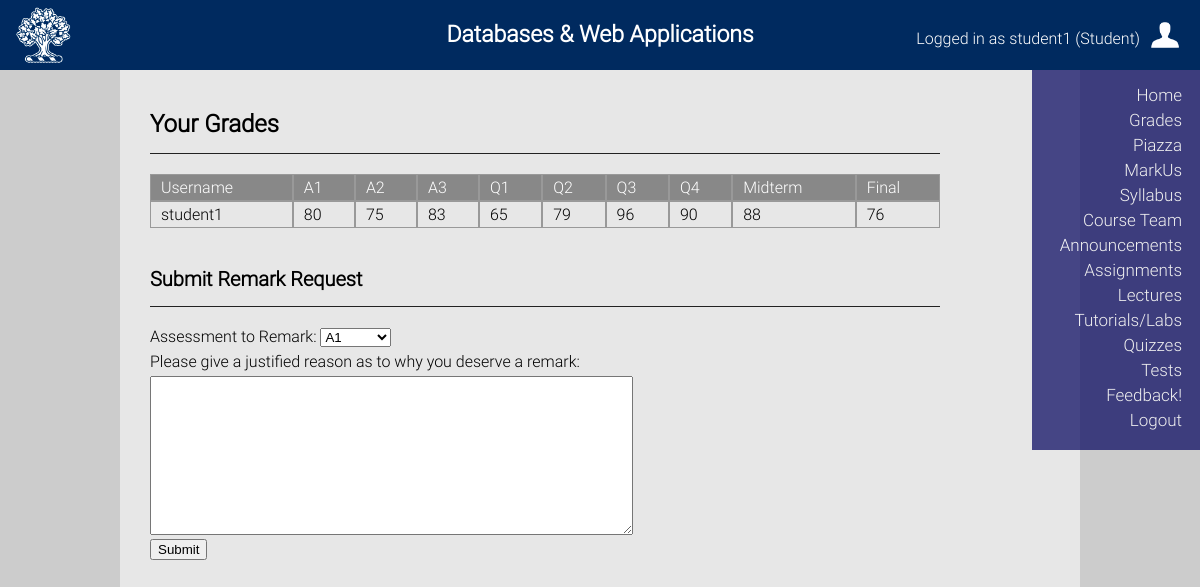
The page /grades (signed in) on the database its author committed.
### tables this page shows
CREATE TABLE "grades" (
	`username`	TEXT UNIQUE,
	`a1`	INTEGER,
	`a2`	INTEGER,
	`a3`	INTEGER,
	`q1`	INTEGER,
	`q2`	INTEGER,
	`q3`	INTEGER,
	`q4`	INTEGER,
	`midterm`	INTEGER,
	`final`	INTEGER,
	PRIMARY KEY(`username`)
);

### app.py (the view, shortened to what this page needs)
@app.route('/grades', methods=['GET', 'POST'])
def grades():
    if 'username' not in session:
        return redirect(url_for('login'))
    elif session['usertype'] == 'Student':
        conn = sqlite3.connect('assignment3.db')
        conn.row_factory = sqlite3.Row
        cur = conn.cursor()
        cur.execute("SELECT * from GRADES WHERE username='{}'".format(session['username']))
        rows = cur.fetchall()
        return render_template('student_grades.html', title='Grades', rows = rows)

### templates/student_grades.html (shortened to what this page needs)
{% extends 'base.html' %}
{% block content %}
<h2 class="content-title">Your Grades</h2>
<div class="table">
      <div class="table-row">
         <div class="table-head">Username</div>
         <div class="table-head">A1</div>
         <div class="table-head">A2</div>
         <div class="table-head">A3</div>
         <div class="table-head">Q1</div>
         <div class="table-head">Q2</div>
         <div class="table-head">Q3</div>
         <div class="table-head">Q4</div>
         <div class="table-head">Midterm</div>
         <div class="table-head">Final</div>
      </div>
      {% for row in rows %}
      <div class="table-row">
         <div class="table-cell">{{row["username"]}}</div>
         <div class="table-cell">{{row["a1"]}}</div>
         <div class="table-cell">{{row["a2"]}}</div>
         <div class="table-cell">{{row['a3']}}</div>
         <div class="table-cell">{{row['q1']}}</div>
         <div class="table-cell">{{row['q2']}}</div>
         <div class="table-cell">{{row['q3']}}</div>
         <div class="table-cell">{{row['q4']}}</div>
         <div class="table-cell">{{row['midterm']}}</div>
         <div class="table-cell">{{row['final']}}</div>
      </div>
      {% endfor %}
</div>
<br>
<h3 class="content-title">Submit Remark Request</h3>
<form method="post">
    <p>Assessment to Remark: <select name="assessment">
        <option value="A1">A1</option>
    </select>
    <p>Please give a justified reason as to why you deserve a remark:</p>
    <textarea class="user-input" name="request" ></textarea><br>
    <input type=submit value=Submit>
</form>
{% endblock %}

### templates/base.html (shortened to what this page needs)
<!DOCTYPE html>
<html>
  <head>
  <link rel="stylesheet" href="{{ url_for('static', filename='stylesheet.css') }}" type="text/css">
  </head>
  <body>
  <div class="header">
    <a id="header-img" href="https://www.utoronto.ca" target="_blank" title="University of Toronto"></a>
    <h1 id="header-title">Databases & Web Applications</h1>
    {% if 'username' in session %}
    <p class="user-info logged-in">Logged in as {{ session['username'] }} ({{ session['usertype'] }})</p><br>
    {% else %}
    <p class="user-info logged-out">Not logged in</p>
    {% endif %}
    <ul class="header-nav">
      <li><a href="{{ url_for('home') }}">Home</a></li>
      {% if 'username' in session %}
      <li><a href="{{ url_for('grades') }}">Grades</a></li>
      <li><a href="https://piazza.com/class/jr7mjhytaij3jc" target="_blank">Piazza</a></li>
      <li><a href="https://markus.utsc.utoronto.ca/cscb20w19" target="_blank">MarkUs</a></li>
      <li><a href="{{ url_for('syllabus') }}">Syllabus</a></li>
      <li><a href="{{ url_for('team') }}">Course Team</a></li>
      <li><a href="{{ url_for('announcements') }}">Announcements</a></li>
      <li><a href="{{ url_for('assignments') }}">Assignments</a></li>
      <li><a href="{{ url_for('lectures') }}">Lectures</a></li>
      <li><a href="{{ url_for('tutorials') }}">Tutorials/Labs</a></li>
      <li><a href="{{ url_for('quizzes') }}">Quizzes</a></li>
      <li><a href="{{ url_for('tests') }}">Tests</a></li>
      <li><a href="{{ url_for('feedback') }}">Feedback!</a></li>
      <li><a href="{{ url_for('logout') }}">Logout</a></li>
      {% else %}
      <li><a href="{{ url_for('login') }}">Login</a></li>
      <li><a href="{{ url_for('register') }}">Register</a></li>
      {% endif %}
    </ul>
  </div>
  <div class="content">
    <div class="main">
        {% block content %}{% endblock %}
    </div>
  </div>
  </body>
</html>

### static/stylesheet.css (style rules this page uses)
body { background-color: #CCCCCC; margin: 0; }
.header { position: fixed; background-color: #002A5F; height: 70px; width: 100%; top: 0px; z-index: 4; font-family: "Roboto", Helvetica, sans-serif; }
.user-info { position: absolute; bottom: 22px; right: 20px; margin: 0; color: white; opacity: 1; }
.user-info:after { content: ""; position: relative; display: inline-block; top: 5px; margin-left: 10px; width: 30px; height: 30px; background: url("res/user icon.png") no-repeat; background-size: 100%; }
.header-nav { position: absolute; top: 54px; right: 0; display: block; background-color: #00005C; color: #CCCCCC; padding: 10px 0 20px 20px; opacity: 0.7; transition: 200ms; z-index: 3; }
.header-nav li { display: block; text-align: right; margin-right: 10px; padding-top: 5px; }
.header-nav a { font-size: 17px; color: white; text-decoration: none; padding: 0 8px; transition: 300ms; }
#header-title { position: relative; top: 21px; margin: 0; text-align: center; color: white; font-size: 23px; padding: 0 0 0 0; }
#header-img { position: absolute; bottom: 5px; background: url("res/tree logo.png") no-repeat; background-size: 100%; color: transparent; width: 90px; height: 70px; opacity: 0.8; z-index: 3; transition: 200ms; }
.content { position: absolute; display: block; top: 70px; left: 10%; left: calc(12.5% - 30px); padding: 20px 30px 0 30px; font-family: "Roboto", Helvetica, Arial, sans-serif; width: 75%; background-color: #E7E7E7; z-index: 2; min-height: 100%; }
.content-title { border-bottom: 1px solid #222222; padding-bottom: 15px; }
.content h3 { font-size: 20px; }
.main { padding-right: 110px; padding-bottom: 144px; bottom: 0; }
.main p { margin: 5px 0 5px 0; }
.user-input { width: 60%; height: 150px; padding-top: 5px; padding-left: 5px; font-size: 14px; font-family: sans-serif; }
.table { display: table; width: 100%; }
.table-row { display: table-row; }
.table-cell, .table-head { border: 1px solid #999999; display: table-cell; padding: 3px 10px; }
.table-head { background-color: #888; color: white; }

### rows shown on the page
grades: username "student1", a1 "80", a2 "75", a3 "83", q1 "65", q2 "79", q3 "96", q4 "90", midterm "88", final "76"

### other values the page prints
{{ session['usertype'] }} "Student"
